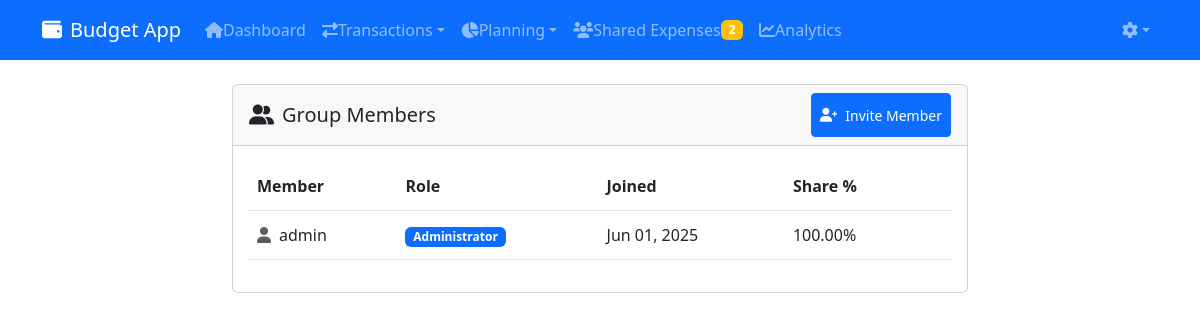
The page /expense-groups/1/members/ (signed in) on the database its author committed.
### core/models.py (models this page shows, shortened)
class ExpenseGroupMember(models.Model):
    ROLE_CHOICES = [
        ('ADMIN', 'Administrator'),
        ('MEMBER', 'Member'),
    ]
    group = models.ForeignKey(ExpenseGroup, on_delete=models.CASCADE)
    user = models.ForeignKey(User, on_delete=models.CASCADE)
    role = models.CharField(max_length=10, choices=ROLE_CHOICES, default='MEMBER')
    joined_at = models.DateTimeField(auto_now_add=True)
    share_percentage = models.DecimalField(max_digits=5, decimal_places=2, default=100.00)
    class Meta:
        unique_together = ['group', 'user']

### core/views.py (the view, shortened to what this page needs)
# urls.py: path('expense-groups/<int:pk>/members/', views.manage_group_members, name='manage-group-members'),
@login_required
def manage_group_members(request, pk):
    group = get_object_or_404(ExpenseGroup, pk=pk)
    if not group.expensegroupmember_set.filter(user=request.user, role='ADMIN').exists():
        messages.error(request, 'You do not have permission to manage members')
        return redirect('expense-group-detail', pk=pk)
    members = group.expensegroupmember_set.select_related('user').all()
    return render(request, 'core/expense_group_members.html', {'group': group, 'members': members})

### core/templates/core/expense_group_members.html (shortened to what this page needs)
{% extends 'core/base.html' %}
{% block content %}
<div class="row justify-content-center">
    <div class="col-md-8">
        <div class="card">
            <div class="card-header d-flex justify-content-between align-items-center">
                <h5 class="mb-0">
                    <i class="fas fa-user-friends me-2"></i>Group Members
                </h5>
                <button class="btn btn-primary btn-sm" data-bs-toggle="modal" data-bs-target="#inviteMemberModal">
                    <i class="fas fa-user-plus me-2"></i>Invite Member
                </button>
            </div>
            <div class="card-body">
                {% if members %}
                <div class="table-responsive">
                    <table class="table table-hover">
                        <thead>
                            <tr>
                                <th>Member</th>
                                <th>Role</th>
                                <th>Joined</th>
                                <th>Share %</th>
                                <th></th>
                            </tr>
                        </thead>
                        <tbody>
                            {% for member in members %}
                            <tr>
                                <td>
                                    <div class="d-flex align-items-center">
                                        <i class="fas fa-user text-muted me-2"></i>
                                        {{ member.user.get_full_name|default:member.user.username }}
                                    </div>
                                </td>
                                <td>
                                    <span class="badge {% if member.role == 'ADMIN' %}bg-primary{% else %}bg-secondary{% endif %}">
                                        {{ member.get_role_display }}
                                    </span>
                                </td>
                                <td>{{ member.joined_at|date:"M d, Y" }}</td>
                                <td>{{ member.share_percentage }}%</td>
                                <td>
                                </td>
                            </tr>
                            {% endfor %}
                        </tbody>
                    </table>
                </div>
                {% else %}
                <p class="text-center text-muted my-4">No members found</p>
                {% endif %}
            </div>
        </div>
    </div>
</div>
{% endblock %}

### core/templates/core/base.html (style rules this page uses)
@media (hover: none) { .nav-link, .btn { min-height: 44px; min-width: 44px; display: flex; align-items: center; } }
@media (hover: none) { .table td, .table th { padding: 12px 8px; } }

### rows shown on the page
ExpenseGroupMember: user.get_full_name "admin", role "Administrator", joined_at "Jun 01, 2025", share_percentage "100.00"

### other values the page prints
{{ pending_count }} "2"
